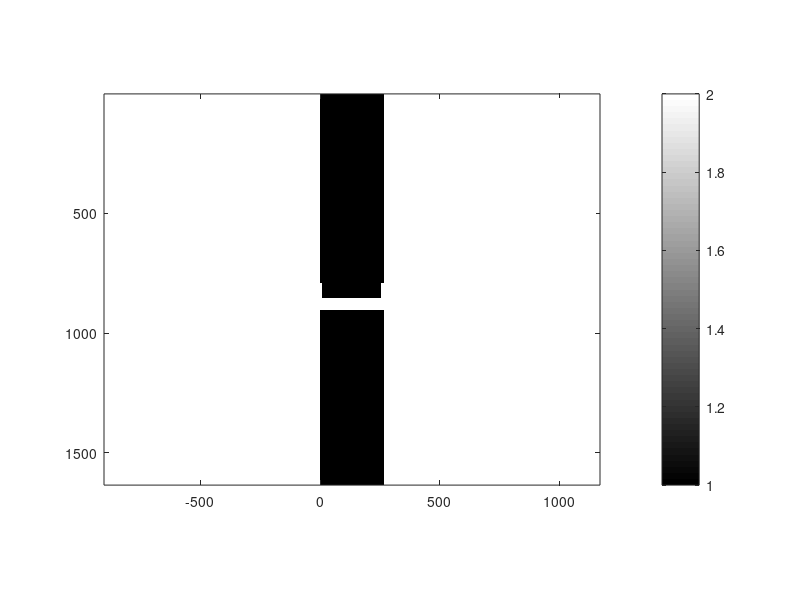

Recreate this plot in MATLAB. (Note: this script raises an error after producing the figure.)
%%%%%%%%%%%%%%%%%%%%%%%%%%%%%%%%%%%%%%%%%%%%%%%%%%%%%%%%%%%%%%%%%%%%%%%%%%%
% GMR_Resonance.m
% This script simulates a 1D GMR Filter to find its resonant wavelength
%%%%%%%%%%%%%%%%%%%%%%%%%%%%%%%%%%%%%%%%%%%%%%%%%%%%%%%%%%%%%%%%%%%%%%%%%%%

%%%%%%%%%%%%%%%%%%%%%%%%%%%%%%%%%%%%%%%%%%%%%%%%%%%%%%%%%%%%%%%%%%%%%%%%%%%
%% INITIALIZATION
%%%%%%%%%%%%%%%%%%%%%%%%%%%%%%%%%%%%%%%%%%%%%%%%%%%%%%%%%%%%%%%%%%%%%%%%%%%

set(0,'DefaultFigureWindowStyle','docked');

% RESTORE STATE
clear all;
close all;
clc;

% OPEN FIGURE WINDOW
fig  = figure('Color','w');

% UNITS
micrometers = 1;
millimeters = 1e3 * micrometers;
centimeters = 1e4 * micrometers;
meters      = 1e3 * centimeters;
degrees     = pi/180;
seconds     = 1;
hertz       = 1/seconds;
gigahertz   = 1e9 * hertz;

% CONSTANTS
c0 = 299792458 * meters/seconds;

%%%%%%%%%%%%%%%%%%%%%%%%%%%%%%%%%%%%%%%%%%%%%%%%%%%%%%%%%%%%%%%%%%%%%%%%%%%
%% DASHBOARD
%%%%%%%%%%%%%%%%%%%%%%%%%%%%%%%%%%%%%%%%%%%%%%%%%%%%%%%%%%%%%%%%%%%%%%%%%%%

% SOURCE PARAMETERS
NFREQ       = 501;
NLAM        = NFREQ;
lam1        = 1.4 * micrometers;
lam2        = 1.7 * micrometers;
lam0        = linspace(lam1,lam2,NLAM);
SRC.theta   = 0 * degrees;
SRC.MODE    = 'E';

% GRATING PARAMETERS
lamd    = 1.55 * micrometers;
fd      = c0/lamd;
er      = 2.0;
ur      = 1.0;
nr      = sqrt(ur*er);
t       = lamd/(2*nr);              % Substrate thickness 
L       = 0.83254 * lamd; % Grating period
d       = 0.192547096774194 * lamd; % Grating depth
f       = 0.934096;                     % Duty cycle

% EXTERNAL MATERIALS
ur1 = 1.0; %permeability in the reflection region
er1 = 1.0; %permittivity in the reflection region
ur2 = 1.0; %permeability in the transmission region
er2 = 1.0; %permittivity in the transmission region

% GRID PARAMETERS
NRES = 100;
BUFZ = 2*max(lam0) * [1 1];
DEV.NPML = [0 0 20 20];

%%%%%%%%%%%%%%%%%%%%%%%%%%%%%%%%%%%%%%%%%%%%%%%%%%%%%%%%%%%%%%%%%%%%%%%%%%%
%% CALCULATE OPTIMIZED GRID
%%%%%%%%%%%%%%%%%%%%%%%%%%%%%%%%%%%%%%%%%%%%%%%%%%%%%%%%%%%%%%%%%%%%%%%%%%%

% CALCULATE REFRACTIVE INDICES
nr1 = sqrt(ur1 * er1);
nr2 = sqrt(ur2 * er2);
nr  = sqrt(ur * er);
nmax    = max([nr nr1 nr2]);

% RESOLVE FOR MINIMUM WAVELENGTH
lam_min = min(lam0);

% COMPUTE INITIAL GRID RESOLUTION
dx      = lam_min/nmax/NRES;
dy      = lam_min/nmax/NRES;

% SNAP GRID TO CRITICAL DIMENSION
Nx      = 2*ceil(L/dx/2) + 1; % Ensure grid is always odd
dx      = L/Nx;
Ny      = ceil((d+t)/dy); 
dy      = (d+t)/Ny; % Recalculate resolution

% COMPUTE GRID SIZE
Sx      = L;
Sy      = d + t + sum(BUFZ);
Ny      = ceil(Sy/dy) + sum(DEV.NPML);
Sy      = Ny * dy;

% COMPUTE 2X GRID
Nx2     = 2 * Nx;
dx2     = dx/2;
Ny2     = 2 * Ny;
dy2     = dy/2;
DEV.RES = [dx2 dy2];

% COMPUTE AXES
xa      = [0:Nx-1]*dx;
xa      = xa - mean(xa);
ya      = [0:Ny-1]*dy;

%%%%%%%%%%%%%%%%%%%%%%%%%%%%%%%%%%%%%%%%%%%%%%%%%%%%%%%%%%%%%%%%%%%%%%%%%%%
%% BUILD DEVICE ON 2X GRID
%%%%%%%%%%%%%%%%%%%%%%%%%%%%%%%%%%%%%%%%%%%%%%%%%%%%%%%%%%%%%%%%%%%%%%%%%%%

% INITIALIZE MATERIAL ARRAYS
DEV.ER2     = er1 * ones(Nx2,Ny2);
DEV.UR2     = ur1 * ones(Nx2,Ny2);

% COMPUTE START AND STOP INDICES
% X Indices
wx  = round(f*Nx2);
nx1 = round((Nx2-wx)/2);
nx2 = nx1 + wx - 1;

% Y Indices
ny1 = 2*DEV.NPML(3) + round(BUFZ(1)/dy2) + 1;
ny2 = ny1 + round(d/dy2) - 1;
ny3 = ny2 + round(t/dy2) - 1;
ny4 = ny2 + round(d/dy2) - 1;

% INCORPORATE GRATING
DEV.ER2(:,ny2:ny3)          = er;
DEV.ER2(nx1:nx2,ny2:ny4)    = 1.0;

imagesc(DEV.ER2');
axis equal tight;
colormap('Gray');
colorbar;

%%%%%%%%%%%%%%%%%%%%%%%%%%%%%%%%%%%%%%%%%%%%%%%%%%%%%%%%%%%%%%%%%%%%%%%%%%%
%% IMPLEMENT FDFD
%%%%%%%%%%%%%%%%%%%%%%%%%%%%%%%%%%%%%%%%%%%%%%%%%%%%%%%%%%%%%%%%%%%%%%%%%%%

% INITIALIZE AUXILIAY ARRAYS
REF = zeros(1,NLAM);
TRN = zeros(1,NLAM);
CON = zeros(1,NLAM);

display('============================');
display('Now Entering FDFD Simulation');
display('============================');

% PARAMETER SWEEP LOOP
for i = 1 : NLAM
    
    tic
    % CHANGE VALUE OF FREQUENCY INSIDE SOURCE STRUCTURE
    SRC.lam0 = lam0(i);
    
    % PERFORM FDFD ANALYSIS
    DAT = fdfd2d(DEV,SRC);
    clc;
    display('============================================');
    display(['Finished ' num2str(i) 'th Backwards Divide']);
    display('============================================');
    REF(i) = DAT.REF;
    TRN(i) = DAT.TRN;
    CON(i) = DAT.CON;
    time = toc;
    disp(['Estimated Time: ' num2str(time*(NLAM-i)/60) ' minutes']);
    disp([num2str(i) ' out of ' num2str(NLAM) ' Iterations']);
    
end

% DISPLAY FINAL ANSWER
figure('Color','w');
a = plot(lam0,REF,'LineWidth',1.5,'Color','r');
hold on;
a2 = plot(lam0,TRN,'LineWidth',1.5,'Color','b');
a3 = plot(lam0,CON,'LineWidth',1.5,'Color','k');
hold off;
a4 = get(a(1),'Parent');
set(a4,'FontSize',11);
title([ SRC.MODE ' Mode Simulation at ' num2str(SRC.theta) '$^{\circ}$'],...
    'Interpreter','LaTex','FontSize',16);
xlabel('$\textrm{Wavelength $\lambda_0$}$','Interpreter','LaTex','FontSize',12);
ylabel('$\textrm{Amplitude}$','Rotation',90,'Interpreter',...
    'LaTex','FontSize',12);
ylim([0 1.05]);
xlim([lam1 lam2]);
a = legend('Reflectance','Transmittance','Conservation');
set(a,'Box','off','FontSize',10.5,'Location','West');